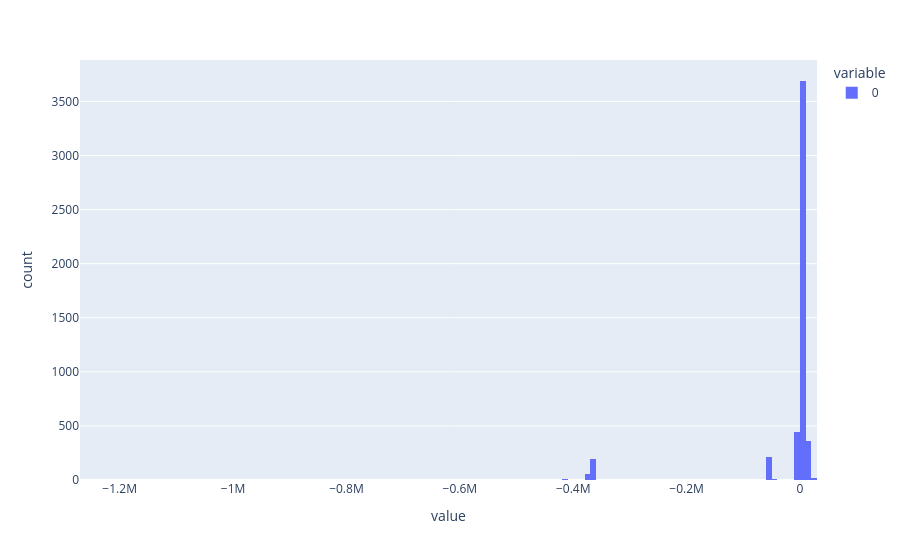

The notebook cell this image was saved under:
### Markdown cell above
#### Display Loss Distribution

### Code cell
px.histogram(loss_distribution)

### Figure 1 — Plotly figure (JSON) as saved in the notebook; plotly's stock layout.template omitted (floating-point values rounded to 4 significant figures; data arrays with more than 128 entries replaced by an {"elided": "..."} marker saying what was removed)
{"data": [{"bingroup": "x", "hovertemplate": "variable=0<br>value=%{x}<br>count=%{y}<extra></extra>", "legendgroup": "0", "marker": {"color": "#636efa", "pattern": {"shape": ""}}, "name": "0", "orientation": "v", "showlegend": true, "type": "histogram", "x": {"elided": "5000 float values"}, "xaxis": "x", "yaxis": "y"}], "layout": {"barmode": "relative", "legend": {"title": {"text": "variable"}, "tracegroupgap": 0}, "margin": {"t": 60}, "xaxis": {"anchor": "y", "domain": [0, 1], "title": {"text": "value"}}, "yaxis": {"anchor": "x", "domain": [0, 1], "title": {"text": "count"}}}}
